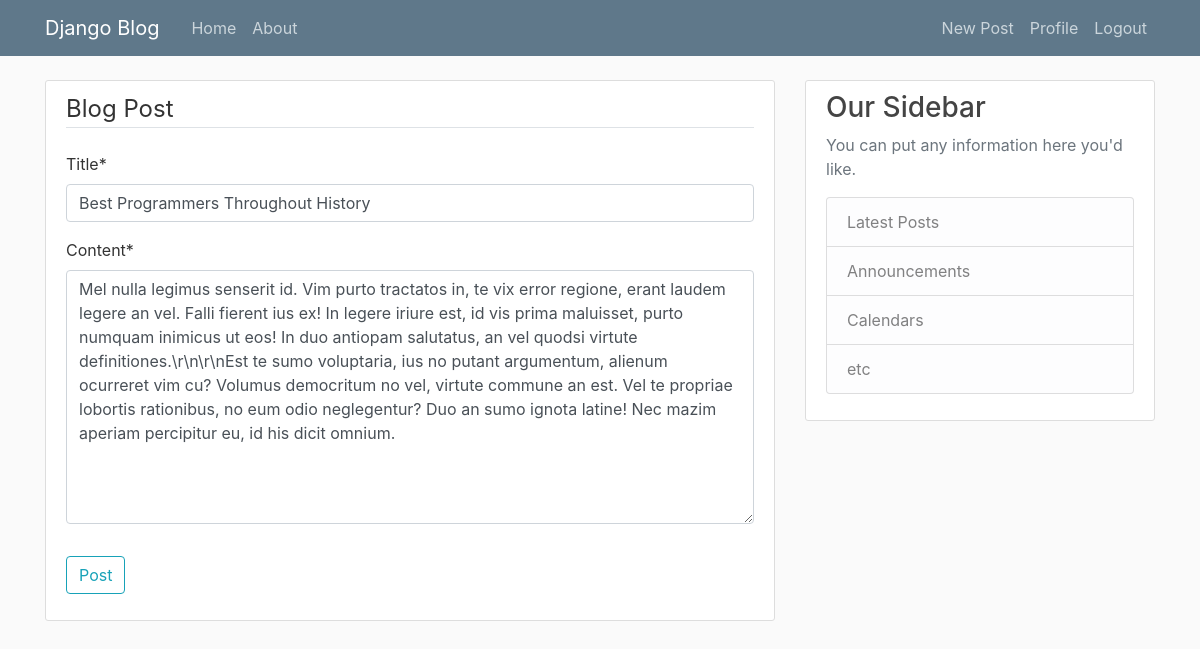
/post/21/update/ (signed in), run on the app's committed database.
### blog/models.py (models this page shows, shortened)
class Post(models.Model):
    title=models.CharField(max_length=100)
    content=models.TextField()
    date_posted=models.DateTimeField(default=timezone.now)
    author=models.ForeignKey(User,on_delete=models.CASCADE)

### blog/views.py (the view, shortened to what this page needs)
# urls.py: path('post/<int:pk>/update/',PostUpdateView.as_view(),name="post-update"),
class PostUpdateView(LoginRequiredMixin,UserPassesTestMixin,UpdateView):
    model=Post
    fields = ['title','content']
    def test_func(self):
        post = self.get_object()
        if self.request.user == post.author:
            return True
        return False

### blog/templates/blog/post_form.html (shortened to what this page needs)
{% extends 'blog/base.html' %}
{% block content %}
{% load crispy_forms_tags %}
  <div class="content-section">
    <form class=""  method="post">
      <fieldset class="form-group">
        <legend class="border-bottom mb-4">Blog Post</legend>
        {{ form |crispy }}
      </fieldset>
      <div class="form-group">
        <button type="submit" name="button" class="btn btn-outline-info"> Post </button>
      </div>
    </form>
  </div>
{% endblock content %}

### blog/static/blog/main.css (style rules this page uses)
body { background: #fafafa; color: #333333; margin-top: 5rem; }
.content-section { background: #ffffff; padding: 10px 20px; border: 1px solid #dddddd; border-radius: 3px; margin-bottom: 20px; }

### data on the page
Post: title "Best Programmers Throughout History", content "Mel nulla legimus senserit id. Vim purto tractatos in, te vix error regione, erant laudem legere an vel. Falli fierent ius ex! In legere iriure est, id vis prima maluisset, purto numquam inimicus ut eos! In duo antiopam salutatus, an vel quodsi virtute definitiones.\\r\\n\\r\\nEst te sumo voluptaria, ius no putant argumentum, alienum ocurreret vim cu? Volumus democritum no vel, virtute commune an est. Vel te propriae lobortis rationibus, no eum odio neglegentur? Duo an sumo ignota latine! Nec mazim aperiam percipitur eu, id his dicit omnium."
